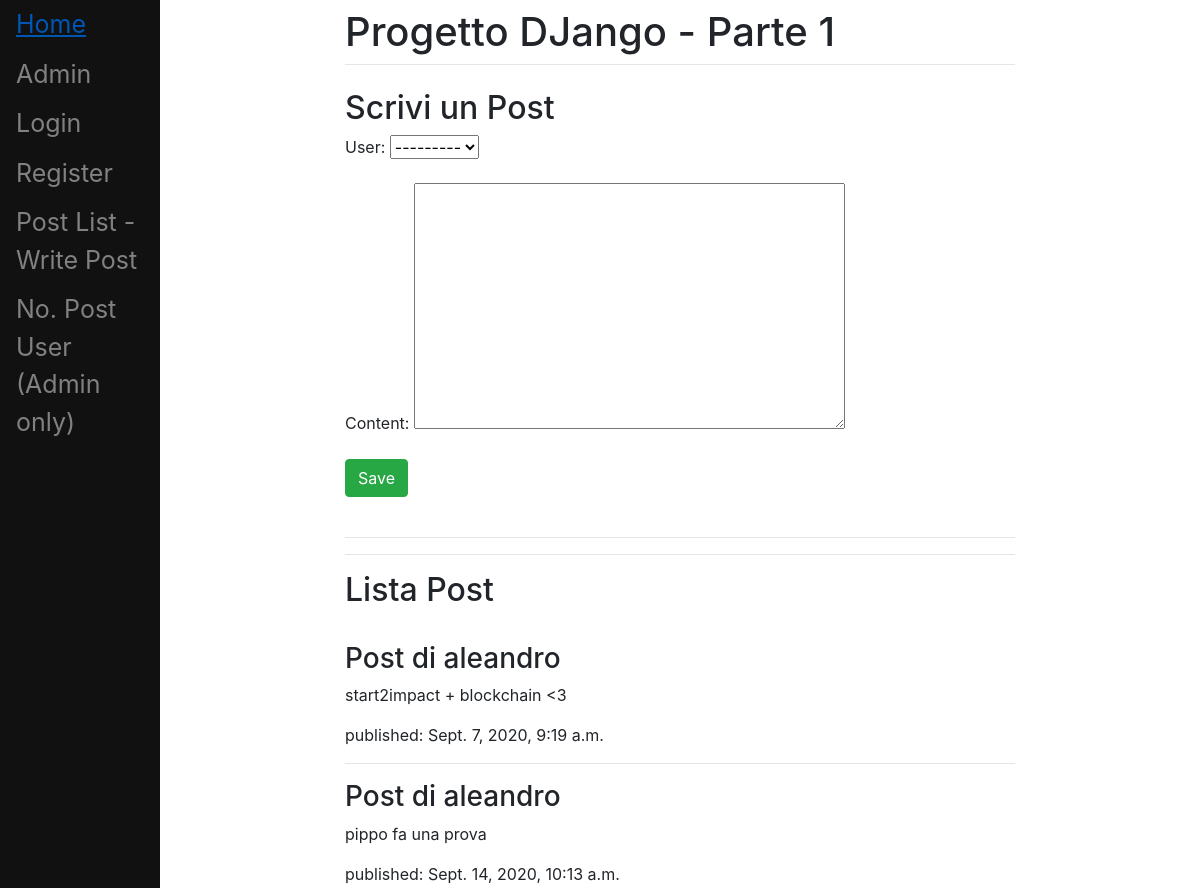
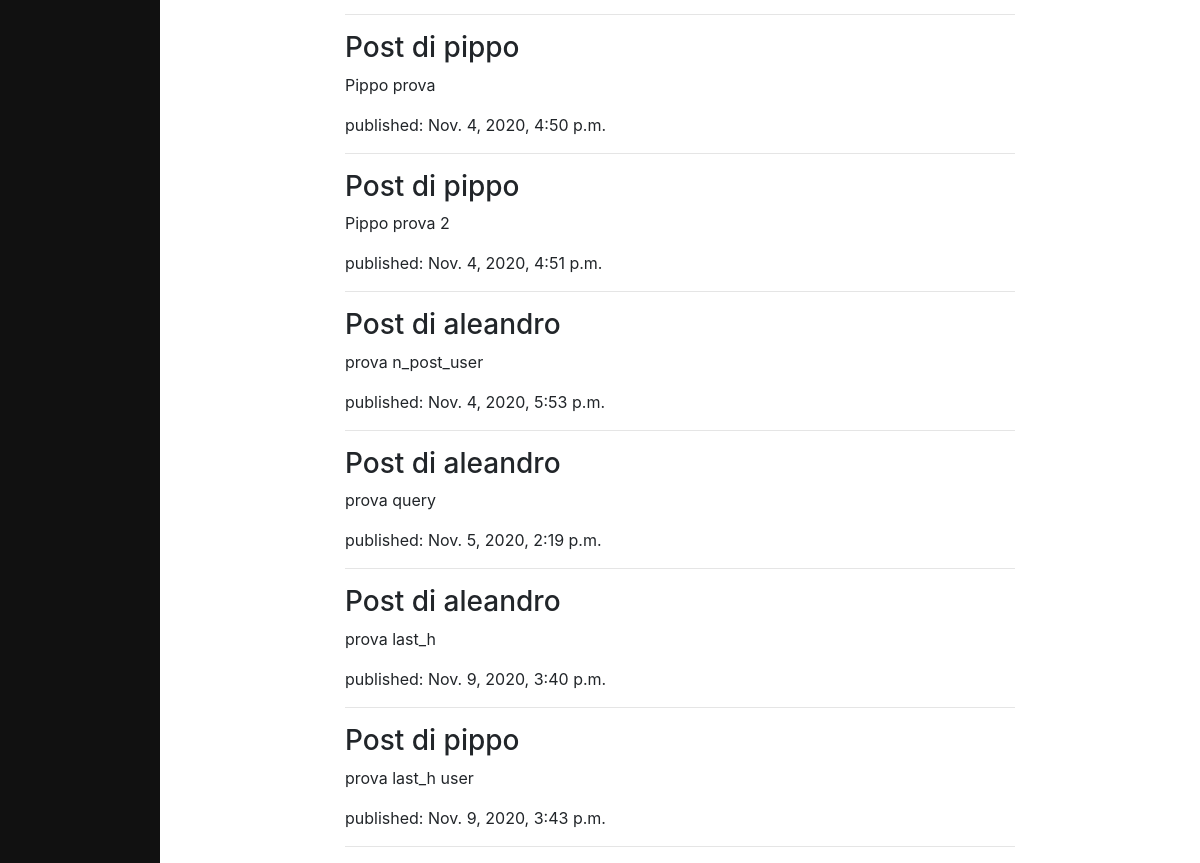
The page /post_list/ (signed in) on the database its author committed (2 pictures, top to bottom).
### api/models.py (models this page shows, shortened)
class Post(models.Model):
    user = models.ForeignKey(User, on_delete = models.CASCADE)
    datetime = models.DateTimeField(auto_now_add=True)
    content = models.TextField()
    hash = models.CharField(max_length=32, default=None, null=True)
    a = models.CharField(max_length=66, default=None, null=True)

### api/views.py (the view)
# urls.py: path('post_list/', views.post_list, name='post_list'),
def post_list(request):
    if request.user.is_authenticated:
        if request.method == "POST":
            posts = Post.objects.all()
            w_post = PostForm(request.POST)
            if w_post.is_valid():
                post = w_post.save(commit=False)
                post.save()
            return render(request, 'api/post_list.html', {'w_post': w_post, 'posts': posts})
        else:
            w_post = PostForm()
            posts = Post.objects.all()
            return render(request, 'api/post_list.html', {'w_post': w_post, 'posts': posts})
    else:
        return render(request, 'api/login_link_page.html', {})

### api/forms.py
class PostForm(forms.ModelForm):
    class Meta:
        model = Post
        fields = ('user', 'content',)

### api/templates/api/post_list.html (shortened to what this page needs)
{% extends "api/base.html" %}
{% load crispy_forms_tags %}
{% block content %}
    <div>
        <h2>Scrivi un Post</h2>
        <form method="POST" class="post-form">
            {{ w_post.as_p }}
            <button type="submit" class="btn btn-success">Save</button>
        </form>
    </div>
    <br>
    <hr>
    <hr>
    <h2>Lista Post</h2>
    <br>
    <div>
        {% for post in posts %}
            <div>
                <h3>Post di {{post.user}}</h3>
                <p>{{post.content}}</p>
                <p>published: {{ post.datetime }}</p>
                <hr>
            </div>
        {% endfor %}
    </div>
{% endblock %}

### api/templates/api/base.html (shortened to what this page needs)
<!DOCTYPE html>
<html lang="en">
<head>
    <link rel="stylesheet" href="https://stackpath.bootstrapcdn.com/bootstrap/4.3.1/css/bootstrap.min.css">
</head>
<body>
    <div class="sidenav">
        <a href="/home">Home</a>
        <a href="/admin">Admin</a>
        <a href="/login">Login</a>
        <a href="/register">Register</a>
        <a href="/post_list">Post List - Write Post</a>
        <a href="/n_post_user/">No. Post User (Admin only)</a>
    </div>
    <div id="content", name="content", class="main">
        <div class="row justify-content-center">
            <div class="col-8">
                <h1 class="mt-2">Progetto DJango - Parte 1</h1>
                <hr class="mt-0 mb-4">
                {% block content %}
                {% endblock %}
            </div>
        </div>
    </div>
</body>
</html>

### api/templates/api/base.html (style rules this page uses)
.sidenav { height:100%; width:160px; position: fixed; z-index:1; top:0; left:0; background-color:#111; overflow-x: :hidden; padding_top:20px; }
.sidenav a { padding: 6px 8px 6px 16px; text_decoration: none; font-size: 25px; color: #818181; display: block; }
.main { margin-left: 160px; padding: 0px 10px; }

### rows shown on the page
Post: user "aleandro", content "start2impact + blockchain <3", datetime "Sept. 7, 2020, 9:19 a.m."
Post: user "aleandro", content "pippo fa una prova", datetime "Sept. 14, 2020, 10:13 a.m."
Post: user "pippo", content "Pippo prova", datetime "Nov. 4, 2020, 4:50 p.m."
Post: user "pippo", content "Pippo prova 2", datetime "Nov. 4, 2020, 4:51 p.m."
Post: user "aleandro", content "prova n_post_user", datetime "Nov. 4, 2020, 5:53 p.m."
Post: user "aleandro", content "prova query", datetime "Nov. 5, 2020, 2:19 p.m."
Post: user "aleandro", content "prova last_h", datetime "Nov. 9, 2020, 3:40 p.m."
Post: user "pippo", content "prova last_h user", datetime "Nov. 9, 2020, 3:43 p.m."
